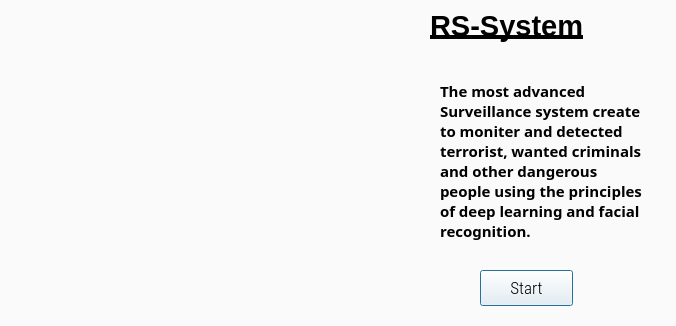
<?xml version="1.0" encoding="UTF-8"?>
<ui version="4.0">
 <class>Dialog</class>
 <widget class="QDialog" name="Dialog">
  <property name="geometry">
   <rect>
    <x>0</x>
    <y>0</y>
    <width>676</width>
    <height>326</height>
   </rect>
  </property>
  <property name="minimumSize">
   <size>
    <width>508</width>
    <height>259</height>
   </size>
  </property>
  <property name="maximumSize">
   <size>
    <width>1900</width>
    <height>1600</height>
   </size>
  </property>
  <property name="acceptDrops">
   <bool>false</bool>
  </property>
  <property name="windowTitle">
   <string>R-Surveillance System</string>
  </property>
  <property name="windowIcon">
   <iconset>
    <normaloff>icon.png</normaloff>icon.png</iconset>
  </property>
  <property name="autoFillBackground">
   <bool>false</bool>
  </property>
  <property name="styleSheet">
   <string notr="true">background-color:rgb(250,250,250);</string>
  </property>
  <widget class="QWidget" name="verticalLayoutWidget">
   <property name="geometry">
    <rect>
     <x>0</x>
     <y>0</y>
     <width>391</width>
     <height>331</height>
    </rect>
   </property>
   <layout class="QVBoxLayout" name="verticalLayout">
    <item>
     <layout class="QHBoxLayout" name="horizontalLayout">
      <item>
       <widget class="QLabel" name="logolabel">
        <property name="maximumSize">
         <size>
          <width>1000</width>
          <height>1001</height>
         </size>
        </property>
        <property name="text">
         <string/>
        </property>
        <property name="pixmap">
         <pixmap>logo.png</pixmap>
        </property>
        <property name="scaledContents">
         <bool>true</bool>
        </property>
       </widget>
      </item>
     </layout>
    </item>
   </layout>
  </widget>
  <widget class="QPushButton" name="runButton">
   <property name="geometry">
    <rect>
     <x>480</x>
     <y>270</y>
     <width>93</width>
     <height>36</height>
    </rect>
   </property>
   <property name="maximumSize">
    <size>
     <width>200</width>
     <height>16777215</height>
    </size>
   </property>
   <property name="font">
    <font>
     <family>Roboto Condensed Light</family>
     <pointsize>13</pointsize>
    </font>
   </property>
   <property name="text">
    <string>Start</string>
   </property>
   <property name="iconSize">
    <size>
     <width>30</width>
     <height>20</height>
    </size>
   </property>
  </widget>
  <widget class="QLabel" name="label">
   <property name="geometry">
    <rect>
     <x>420</x>
     <y>60</y>
     <width>231</width>
     <height>201</height>
    </rect>
   </property>
   <property name="font">
    <font>
     <family>Rockwell</family>
     <pointsize>11</pointsize>
     <weight>75</weight>
     <italic>false</italic>
     <bold>true</bold>
     <underline>false</underline>
     <strikeout>false</strikeout>
    </font>
   </property>
   <property name="text">
    <string>The most advanced Surveillance system create to moniter and detected terrorist, wanted criminals and other dangerous people using the principles of deep learning and facial recognition.</string>
   </property>
   <property name="textFormat">
    <enum>Qt::MarkdownText</enum>
   </property>
   <property name="scaledContents">
    <bool>true</bool>
   </property>
   <property name="alignment">
    <set>Qt::AlignLeading|Qt::AlignLeft|Qt::AlignVCenter</set>
   </property>
   <property name="wordWrap">
    <bool>true</bool>
   </property>
   <property name="indent">
    <number>20</number>
   </property>
  </widget>
  <widget class="QLabel" name="label_2">
   <property name="geometry">
    <rect>
     <x>430</x>
     <y>0</y>
     <width>201</width>
     <height>51</height>
    </rect>
   </property>
   <property name="font">
    <font>
     <pointsize>22</pointsize>
     <weight>75</weight>
     <italic>false</italic>
     <bold>true</bold>
     <underline>true</underline>
    </font>
   </property>
   <property name="text">
    <string>RS-System</string>
   </property>
  </widget>
 </widget>
 <resources>
  <include location="resource.qrc"/>
  <include location="../../../.designer/backup/resource.qrc"/>
 </resources>
 <connections/>
</ui>
